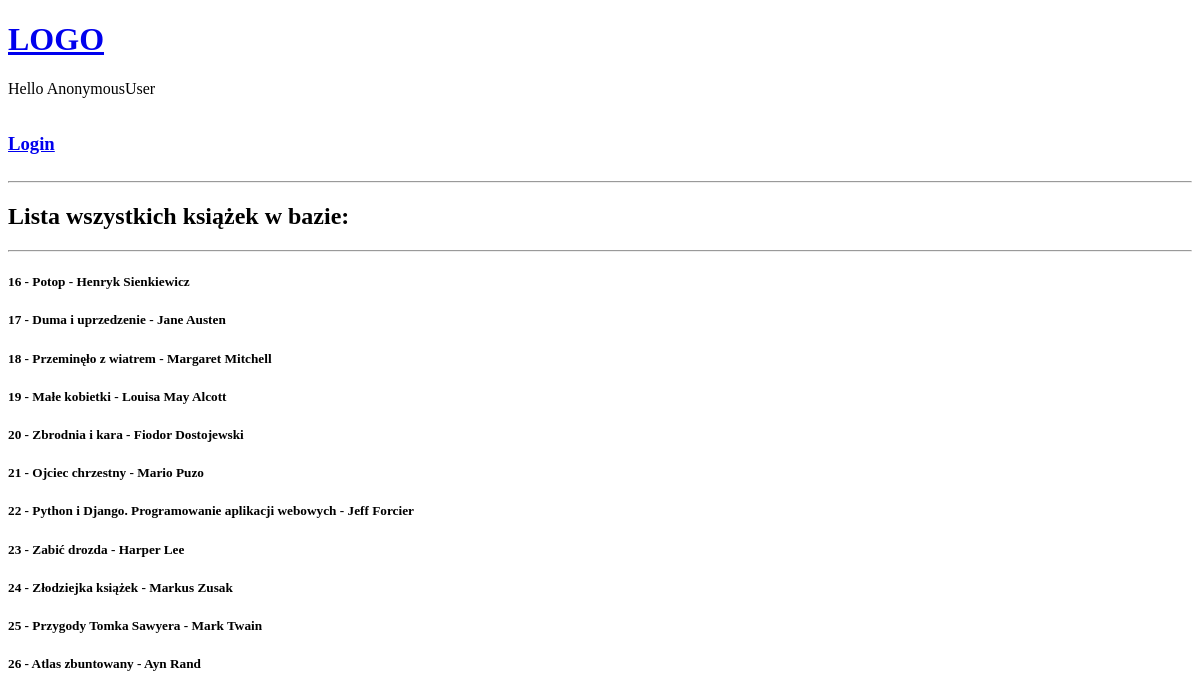
Before: /book-list/ with the older database file.
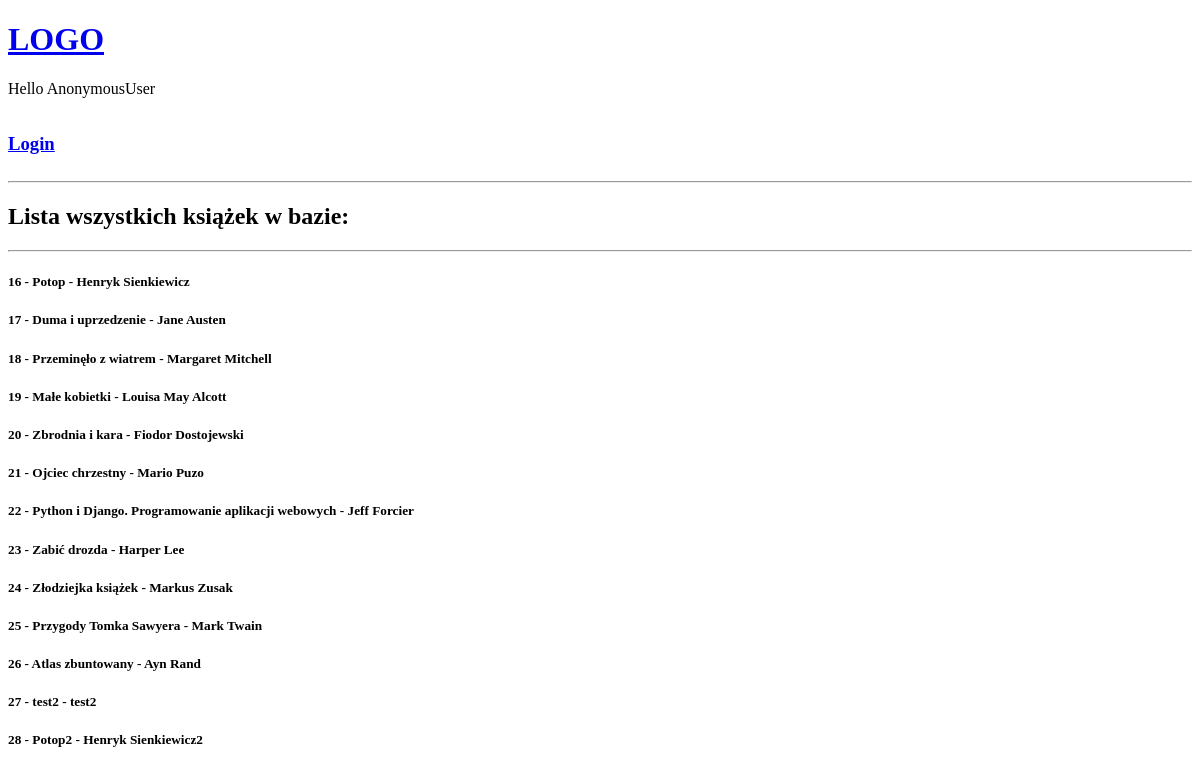
After: the same page with the newer database file.
### base/models.py (models this page shows, shortened)
class Book(models.Model):
    id = models.AutoField(primary_key=True)
    title = models.CharField(max_length=255)
    author = models.CharField(max_length=255)
    availability = models.BooleanField(default=True)
    user = models.ForeignKey(User, on_delete=models.SET_NULL, null=True)

### base/views.py (the view)
# urls.py: path('book-list/', views.book_list, name='book-list'),
def book_list(request):
    all_books = Book.objects.all()
    return render(request, 'base/book_list.html', {'books': all_books})

### base/templates/base/book_list.html
{% extends 'main.html' %}
{% block content %}
<div>
  <h2>Lista wszystkich książek w bazie:</h2>
    <hr>
    {% for book in books %}
        <div>
            <h5>{{book.id}} - {{book.title}} - {{book.author}}</h5>
        </div>
    {% empty %}
        <p>Brak dostępnych książek.</p>
    {% endfor %}
</div>
{% endblock %}

Changed rows visible on the page:
added Book: id "27", title "test2", author "test2"
added Book: id "28", title "Potop2", author "Henryk Sienkiewicz2"
